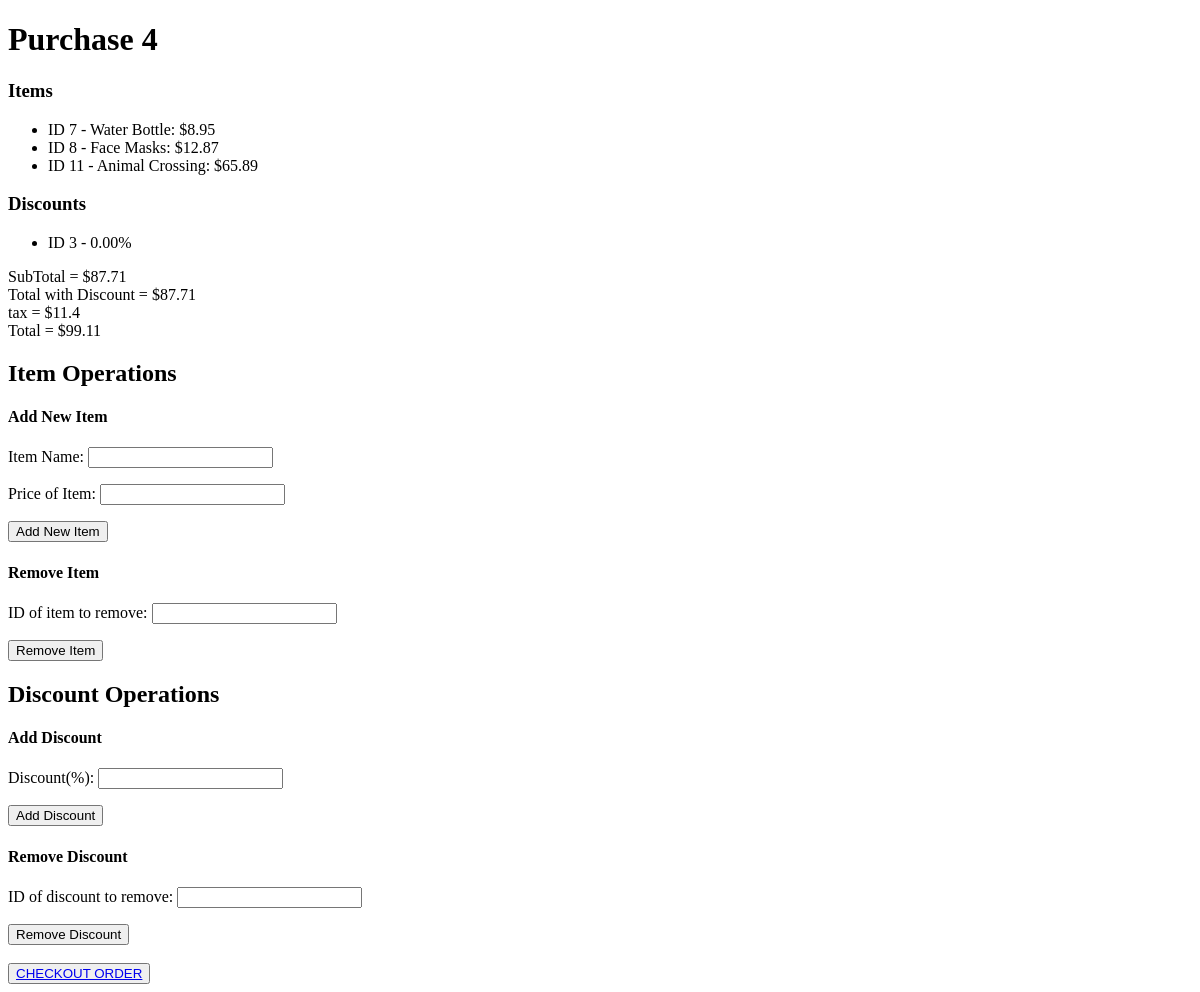
/4, run on an earlier commit of the app's database.
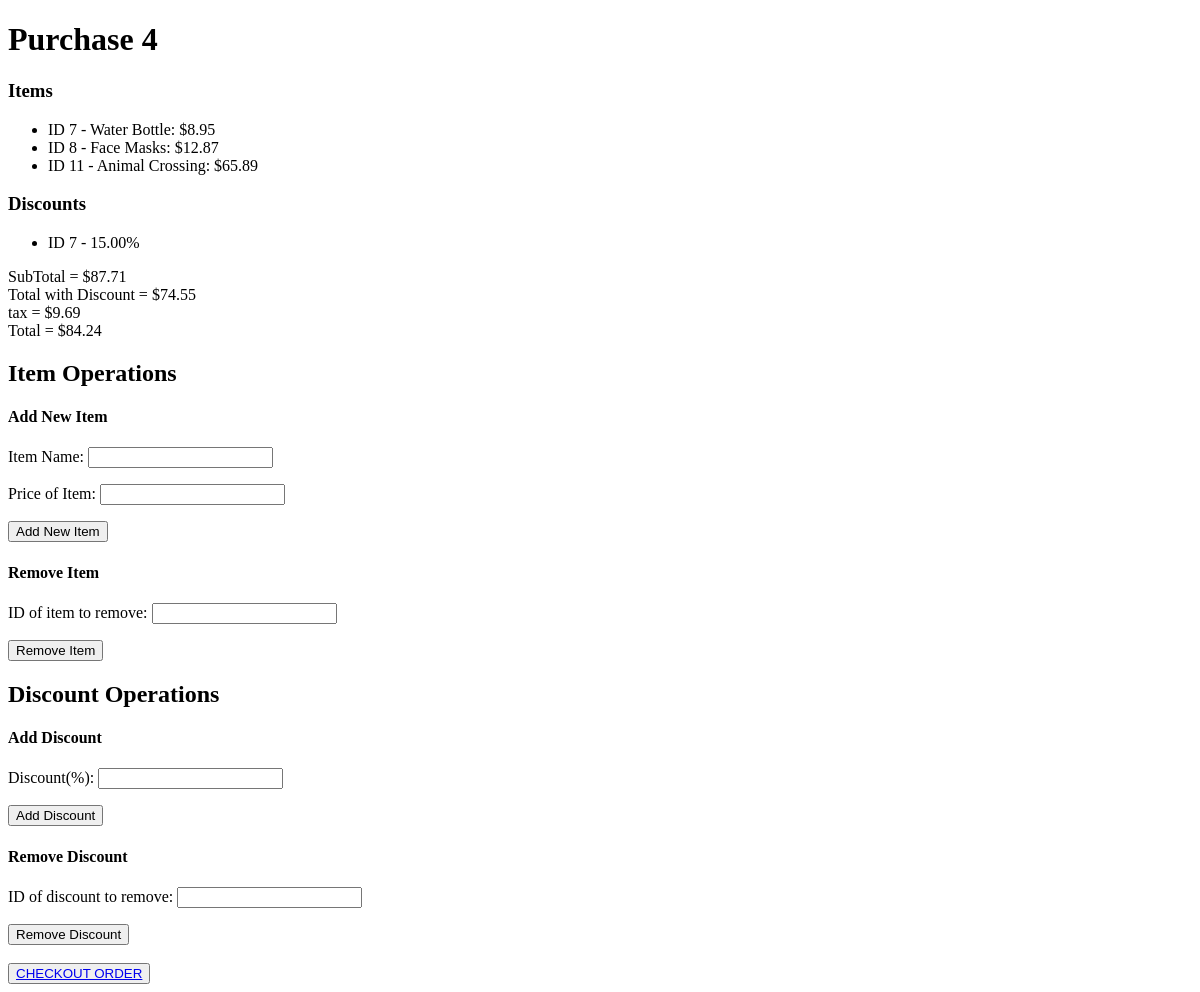
And on a later commit of the database.
### checkout/models.py (models this page shows, shortened)
class item(models.Model):
    name = models.CharField(max_length=200)
    price = models.DecimalField(max_digits=10,decimal_places=2)

class discount(models.Model):
    discount = models.DecimalField(max_digits=5, decimal_places=2)

### checkout/views.py (the view, shortened to what this page needs)
# urls.py: path('<int:id>', views.index, name='index'),
def index(response, id):
    ls = recipt.objects.get(id=id)
    newItemform = AddItem()
    newDiscform = AddDiscount()
    delItemForm = RemoveItem()
    delDiscForm = RemoveDiscount()
    tax = round(float(ls.discount_total) * 0.13, 2)
    total = round(float(ls.discount_total) + tax, 2)
    return render(response, "checkout/display.html", {"ls":ls, "subtotal":ls.subtotal,
     "disctotal":ls.discount_total, "tax":tax, "total":total, "form1":newItemform,
     "form2": newDiscform, "form3":delItemForm, "form4":delDiscForm})

### checkout/forms.py
class AddItem(forms.Form):
    name = forms.CharField(label="Item Name", max_length=200)
    price = forms.DecimalField(label="Price of Item", max_digits=10, decimal_places=2, min_value=0)

class AddDiscount(forms.Form):
    discount = forms.DecimalField(label="Discount(%)", max_digits=5, decimal_places=2, min_value=0)

### checkout/models.py (called while the page is built)
    @property
    def subtotal(self):
        return round(sum([x.price for x in self.items.all()]), 2)

    @property
    def discount_total(self):
        x = (sum([x.discount for x in self.discount.all()])/100)
        if(x == 0):
            return self.subtotal
        else:
            return round(self.subtotal * (1 - x), 2)

### checkout/templates/checkout/display.html (shortened to what this page needs)
{% extends "checkout/base.html" %}
{% block content %}
    <h1>{{ls.text}}</h1>
    <h3>Items</h3>
    <ul>
        {% for item in ls.items.all %}
            <li>ID {{item.id}} - {{item.name}}: ${{item.price}}</li>
        {% endfor %}
    </ul>
    <h3>Discounts</h3>
    <ul>
        {% for discount in ls.discount.all %}
            <li>ID {{discount.id}} - {{discount.discount}}%</li>
        {% empty %}
            <li>0.00%</li>
        {% endfor %}
    </ul>
    SubTotal = ${{subtotal}}
    Total with Discount = ${{disctotal}}
    tax = ${{tax}}
    Total = ${{total}}
    <h2>Item Operations</h2>
    <h4>Add New Item</h4>
    <form method="POST">
        {{form1.as_p}}
        <button type="submit", name="saveItem", value="saveItem">Add New Item</button>
    </form>
    <h4>Remove Item</h4>
    <form method="POST">
        {{form3.as_p}}
        <button type="submit", name="delitem", value="delitem">Remove Item</button>
    </form>
    <h2>Discount Operations</h2>
    <h4>Add Discount</h4>
    <form method="POST">
        {{form2.as_p}}
        <button type="submit", name="saveDiscount", value="saveDiscount">Add Discount</button>
    </form>
    <h4>Remove Discount</h4>
    <form method="POST">
        {{form4.as_p}}
        <button type="submit", name="deldisc", value="deldisc">Remove Discount</button>
    </form>
    <button><a href="/create">CHECKOUT ORDER</a></button>
{% endblock %}

What changed in the data, as far as the page shows it:
no longer on this page (row unchanged): discount: id "3", discount "0.00"
added discount: id "7", discount "15.00"
Also different on the page:
{{ disctotal }}: "87.71" → "74.55"
{{ tax }}: "11.4" → "9.69"
{{ total }}: "99.11" → "84.24"
